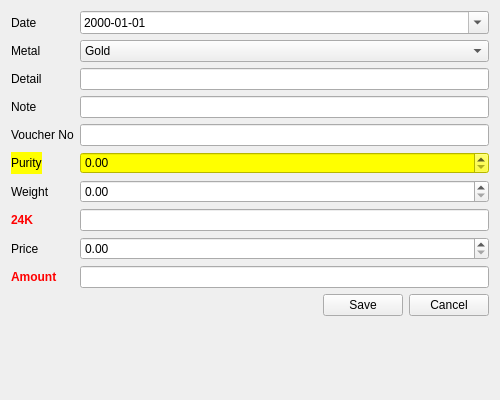
<?xml version="1.0" encoding="UTF-8"?>
<ui version="4.0">
 <class>StockWidget</class>
 <widget class="QWidget" name="StockWidget">
  <property name="geometry">
   <rect>
    <x>0</x>
    <y>0</y>
    <width>500</width>
    <height>400</height>
   </rect>
  </property>
  <property name="windowTitle">
   <string>Add Stock</string>
  </property>
  <layout class="QFormLayout" name="formLayout">
   <item row="0" column="0">
    <widget class="QLabel" name="labelDate">
     <property name="text">
      <string>Date</string>
     </property>
    </widget>
   </item>
   <item row="0" column="1">
    <widget class="QDateEdit" name="dateEdit">
     <property name="displayFormat">
      <string>yyyy-MM-dd</string>
     </property>
     <property name="calendarPopup">
      <bool>true</bool>
     </property>
    </widget>
   </item>
   <item row="1" column="0">
    <widget class="QLabel" name="labelMetal">
     <property name="text">
      <string>Metal</string>
     </property>
    </widget>
   </item>
   <item row="1" column="1">
    <widget class="QComboBox" name="comboMetal">
     <item>
      <property name="text">
       <string>Gold</string>
      </property>
     </item>
     <item>
      <property name="text">
       <string>Silver</string>
      </property>
     </item>
     <item>
      <property name="text">
       <string>Platinum</string>
      </property>
     </item>
    </widget>
   </item>
   <item row="2" column="0">
    <widget class="QLabel" name="labelDetail">
     <property name="text">
      <string>Detail</string>
     </property>
    </widget>
   </item>
   <item row="2" column="1">
    <widget class="QLineEdit" name="leDetail"/>
   </item>
   <item row="3" column="0">
    <widget class="QLabel" name="labelNote">
     <property name="text">
      <string>Note</string>
     </property>
    </widget>
   </item>
   <item row="3" column="1">
    <widget class="QLineEdit" name="leNote"/>
   </item>
   <item row="4" column="0">
    <widget class="QLabel" name="labelVoucher">
     <property name="text">
      <string>Voucher No</string>
     </property>
    </widget>
   </item>
   <item row="4" column="1">
    <widget class="QLineEdit" name="leVoucher"/>
   </item>
   <item row="5" column="0">
    <widget class="QLabel" name="labelPurity">
     <property name="text">
      <string>Purity</string>
     </property>
     <property name="styleSheet">
       <string>background-color: yellow;</string>
     </property>
    </widget>
   </item>
   <item row="5" column="1">
    <widget class="QDoubleSpinBox" name="spinPurity">
     <property name="maximum">
      <double>100.0</double>
     </property>
     <property name="styleSheet">
       <string>background-color: yellow;</string>
     </property>
    </widget>
   </item>
   <item row="6" column="0">
    <widget class="QLabel" name="labelWeight">
     <property name="text">
      <string>Weight</string>
     </property>
    </widget>
   </item>
   <item row="6" column="1">
    <widget class="QDoubleSpinBox" name="spinWeight">
     <property name="maximum">
      <double>999999.99</double>
     </property>
    </widget>
   </item>
   <item row="7" column="0">
    <widget class="QLabel" name="label24k">
     <property name="text">
      <string>24K</string>
     </property>
     <property name="styleSheet">
      <string>color: red; font-weight: bold;</string>
     </property>
    </widget>
   </item>
   <item row="7" column="1">
    <widget class="QLineEdit" name="le24k">
     <property name="readOnly">
      <bool>true</bool>
     </property>
     <property name="styleSheet">
      <string>color: red; font-weight: bold;</string>
     </property>
    </widget>
   </item>
   <item row="8" column="0">
    <widget class="QLabel" name="labelPrice">
     <property name="text">
      <string>Price</string>
     </property>
    </widget>
   </item>
   <item row="8" column="1">
    <widget class="QDoubleSpinBox" name="spinPrice">
     <property name="maximum">
      <double>99999999.99</double>
     </property>
    </widget>
   </item>
   <item row="9" column="0">
    <widget class="QLabel" name="labelAmount">
     <property name="text">
      <string>Amount</string>
     </property>
     <property name="styleSheet">
      <string>color: red; font-weight: bold;</string>
     </property>
    </widget>
   </item>
   <item row="9" column="1">
    <widget class="QLineEdit" name="leAmount">
     <property name="readOnly">
      <bool>true</bool>
     </property>
     <property name="styleSheet">
      <string>color: red; font-weight: bold;</string>
     </property>
    </widget>
   </item>
   <item row="10" column="0" colspan="2">
    <layout class="QHBoxLayout" name="horizontalLayoutBtns">
     <item>
      <spacer name="horizontalSpacer">
       <property name="orientation">
        <enum>Qt::Horizontal</enum>
       </property>
       <property name="sizeHint" stdset="0">
        <size>
         <width>40</width>
         <height>20</height>
        </size>
       </property>
      </spacer>
     </item>
     <item>
      <widget class="QPushButton" name="btnSave">
       <property name="text">
        <string>Save</string>
       </property>
      </widget>
     </item>
     <item>
      <widget class="QPushButton" name="btnCancel">
       <property name="text">
        <string>Cancel</string>
       </property>
      </widget>
     </item>
    </layout>
   </item>
  </layout>
 </widget>
 <resources/>
 <connections/>
</ui>
